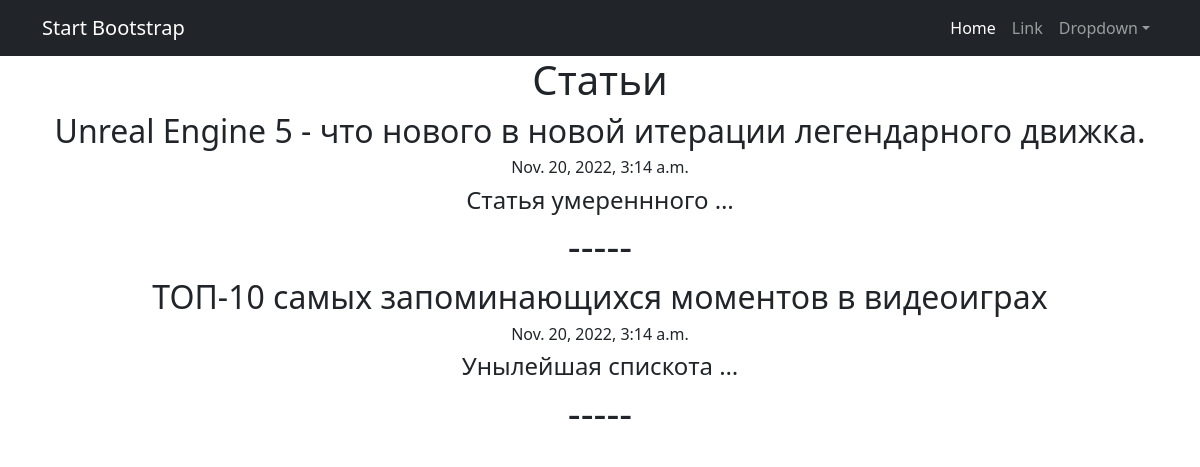
Page /post/article/ on the committed database.
### data_base/models.py (models this page shows, shortened)
class Post(models.Model):
    author = models.ForeignKey(Author, on_delete=models.CASCADE)
    type = models.CharField(choices=[('news', 'новость'), ('article', 'статья')], max_length=255)
    time_of_addition = models.DateTimeField(auto_now_add=True)
    category = models.ManyToManyField(Category, through=PostCategory, null=True)
    heading = models.CharField(max_length=255)
    text = models.TextField()
    rating = models.IntegerField(default=0)

### data_base/views.py (the view)
# urls.py: path('article/', ArticleList.as_view(), name='article'),
class ArticleList(ListView):
    model = Post
    ordering = '-time_of_addition'
    template_name = 'article.html'
    context_object_name = 'post_all'

### templates/article.html (shortened to what this page needs)
{% extends 'flatpages/default.html' %}
{% block content %}
<h1>Статьи</h1>
{% for post in post_all %}
    {% if post.type == 'article' %}
        <tr><h2>{{ post.heading }}</h2></tr>
        <tr><h6>{{ post.time_of_addition }}</h6></tr>
        <tr><h4>{{ post.text | truncatechars:20 }}</h4></tr>
        <tr><h1>-----</h1></tr>
    {% endif %}
{% endfor %}
{% endblock content %}

### templates/flatpages/default.html (shortened to what this page needs)
<!DOCTYPE html>
<html lang="en">
    <head>
        {% load static %}
        <link href="{% static 'css/styles.css' %}" rel="stylesheet" />
    </head>
    <body>
        <nav class="navbar navbar-expand-lg navbar-dark bg-dark">
            <div class="container">
                <a class="navbar-brand" href="#">Start Bootstrap</a>
                <div class="collapse navbar-collapse" id="navbarSupportedContent">
                    <ul class="navbar-nav ms-auto mb-2 mb-lg-0">
                        <li class="nav-item"><a class="nav-link active" aria-current="page" href="#">Home</a></li>
                        <li class="nav-item"><a class="nav-link" href="#">Link</a></li>
                        <li class="nav-item dropdown">
                            <a class="nav-link dropdown-toggle" id="navbarDropdown" href="#" role="button" data-bs-toggle="dropdown" aria-expanded="false">Dropdown</a>
                        </li>
                    </ul>
                </div>
            </div>
        </nav>
        <div class="container">
           <div class="row">
               <div class="col-lg-12 text-center">
                   {% block content %}{% endblock content %}
               </div>
           </div>
        </div>
    </body>
</html>

### rows in the picture
Post: heading "Unreal Engine 5 - что нового в новой итерации легендарного движка.", time_of_addition "Nov. 20, 2022, 3:14 a.m.", text "Статья умереннного …"
Post: heading "ТОП-10 самых запоминающихся моментов в видеоиграх", time_of_addition "Nov. 20, 2022, 3:14 a.m.", text "Унылейшая спискота …"
